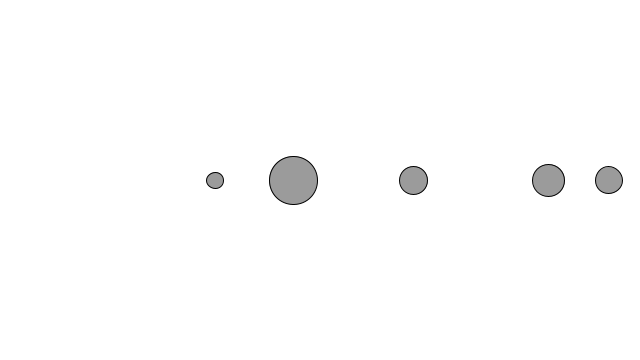
Frame 1 (no input)
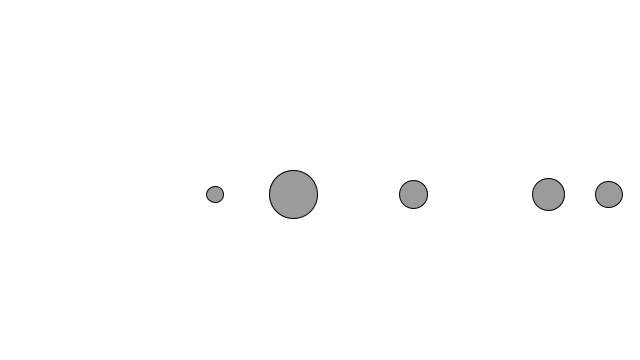
Frame 60 (the mouse pressed at the canvas centre just before this capture)
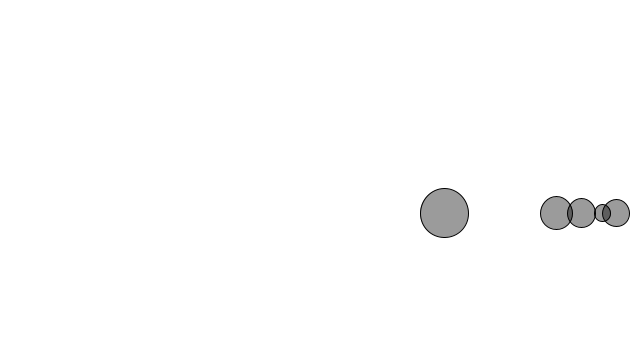
Frame 120 (the mouse held since frame 60 and released just before this capture)

The Processing sketch that drew these frames (run headless with seeded random() and noise(); from frame 60 on, the mouse is pressed at the canvas centre):

// Processing sketch: Bounce_Ball_Force_1_3
// ── Bounce_Ball_Force_1_3.pde
Ball[] balls;

void setup(){
  size(640,360);
  balls = new Ball[5];
  for (int i = 0; i < balls.length; i++){
    balls[i] = new Ball();
  }
}

void draw(){
  background(255);
  
  for (Ball b : balls) {  
     
    PVector gravity = new PVector(0,0.3);
    gravity.mult(b.mass); //so that Gravity is equal between Objects
    b.applyForce(gravity);
    if(mousePressed){
      PVector wind = new PVector(0.2,0);
       b.applyForce(wind);
    }
    
    b.move();
    b.bounce();
    b.display(); 
  }
}
// ── Ball.pde
class Ball{
  PVector location;
  PVector velocity;
  PVector acceleration;
  
  float mass;
  
  Ball(){
    location = new PVector(random(width),height/2);
    velocity = new PVector(0,0);
    acceleration = new PVector(0,0);
    mass = random(0.5,4);
  }
  
  // Newton#s2nd Law with mass!
  void applyForce(PVector force){
    PVector f = PVector.div(force,mass);
    acceleration.add(f);
   }
  
  void move(){
    velocity.add(acceleration);
    location.add(velocity);
    acceleration.mult(0);
    //velocity.limit(5);
  }
   
  void bounce(){
    if ((location.x > width-20)||(location.x < 0+20)){
      velocity.x = velocity.x * -1; 
    }
    if ((location.y > height-20)||(location.y < 0+20)){
      velocity.y = velocity.y * -1;
    }
  }
  
  void display(){
    fill(0,100);
    ellipse(location.x,location.y,mass*20,mass*20);
  }
}
